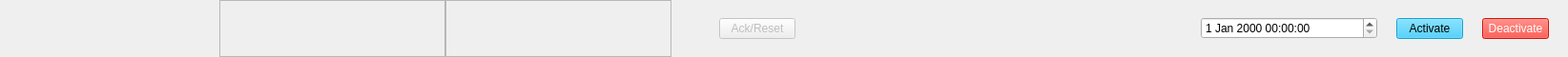
<?xml version="1.0" encoding="UTF-8"?>
<ui version="4.0">
 <class>Form</class>
 <widget class="QWidget" name="Form">
  <property name="geometry">
   <rect>
    <x>0</x>
    <y>0</y>
    <width>1644</width>
    <height>60</height>
   </rect>
  </property>
  <property name="sizePolicy">
   <sizepolicy hsizetype="Preferred" vsizetype="Fixed">
    <horstretch>0</horstretch>
    <verstretch>0</verstretch>
   </sizepolicy>
  </property>
  <property name="minimumSize">
   <size>
    <width>0</width>
    <height>60</height>
   </size>
  </property>
  <property name="maximumSize">
   <size>
    <width>1644</width>
    <height>70</height>
   </size>
  </property>
  <property name="windowTitle">
   <string>Form</string>
  </property>
  <layout class="QHBoxLayout" name="horizontalLayout">
   <property name="spacing">
    <number>0</number>
   </property>
   <property name="leftMargin">
    <number>0</number>
   </property>
   <property name="topMargin">
    <number>0</number>
   </property>
   <property name="rightMargin">
    <number>0</number>
   </property>
   <property name="bottomMargin">
    <number>0</number>
   </property>
   <item>
    <widget class="PyDMLabel" name="DeviceName">
     <property name="enabled">
      <bool>false</bool>
     </property>
     <property name="minimumSize">
      <size>
       <width>150</width>
       <height>0</height>
      </size>
     </property>
     <property name="maximumSize">
      <size>
       <width>150</width>
       <height>16777215</height>
      </size>
     </property>
     <property name="toolTip">
      <string>Item: ${index}</string>
     </property>
     <property name="textInteractionFlags">
      <set>Qt::TextSelectableByMouse</set>
     </property>
     <property name="channel" stdset="0">
      <string>ca://${P}FFO:${FFO}:FF:${FF}:Info:DevName_RBV</string>
     </property>
     <property name="displayFormat" stdset="0">
      <enum>PyDMLabel::String</enum>
     </property>
    </widget>
   </item>
   <item>
    <widget class="PyDMLabel" name="TypeCode">
     <property name="enabled">
      <bool>false</bool>
     </property>
     <property name="minimumSize">
      <size>
       <width>80</width>
       <height>0</height>
      </size>
     </property>
     <property name="maximumSize">
      <size>
       <width>80</width>
       <height>16777215</height>
      </size>
     </property>
     <property name="toolTip">
      <string/>
     </property>
     <property name="textInteractionFlags">
      <set>Qt::TextSelectableByMouse</set>
     </property>
     <property name="channel" stdset="0">
      <string>ca://${P}FFO:${FFO}:FF:${FF}:Info:TypeCode_RBV</string>
     </property>
     <property name="displayFormat" stdset="0">
      <enum>PyDMLabel::Hex</enum>
     </property>
    </widget>
   </item>
   <item>
    <widget class="QScrollArea" name="scrollArea">
     <property name="minimumSize">
      <size>
       <width>0</width>
       <height>0</height>
      </size>
     </property>
     <property name="maximumSize">
      <size>
       <width>277</width>
       <height>16777215</height>
      </size>
     </property>
     <property name="verticalScrollBarPolicy">
      <enum>Qt::ScrollBarAsNeeded</enum>
     </property>
     <property name="horizontalScrollBarPolicy">
      <enum>Qt::ScrollBarAsNeeded</enum>
     </property>
     <property name="widgetResizable">
      <bool>true</bool>
     </property>
     <widget class="QWidget" name="scrollAreaWidgetContents">
      <property name="geometry">
       <rect>
        <x>0</x>
        <y>0</y>
        <width>234</width>
        <height>58</height>
       </rect>
      </property>
      <layout class="QVBoxLayout" name="verticalLayout">
       <property name="spacing">
        <number>0</number>
       </property>
       <property name="leftMargin">
        <number>0</number>
       </property>
       <property name="topMargin">
        <number>0</number>
       </property>
       <property name="rightMargin">
        <number>0</number>
       </property>
       <property name="bottomMargin">
        <number>0</number>
       </property>
       <item>
        <widget class="PyDMLabel" name="Path">
         <property name="enabled">
          <bool>false</bool>
         </property>
         <property name="sizePolicy">
          <sizepolicy hsizetype="Preferred" vsizetype="Preferred">
           <horstretch>0</horstretch>
           <verstretch>0</verstretch>
          </sizepolicy>
         </property>
         <property name="toolTip">
          <string/>
         </property>
         <property name="textFormat">
          <enum>Qt::AutoText</enum>
         </property>
         <property name="wordWrap">
          <bool>true</bool>
         </property>
         <property name="textInteractionFlags">
          <set>Qt::TextSelectableByMouse</set>
         </property>
         <property name="channel" stdset="0">
          <string>ca://${P}FFO:${FFO}:FF:${FF}:Info:Path_RBV</string>
         </property>
         <property name="displayFormat" stdset="0">
          <enum>PyDMLabel::String</enum>
         </property>
        </widget>
       </item>
      </layout>
     </widget>
    </widget>
   </item>
   <item>
    <widget class="QScrollArea" name="scrollArea_2">
     <property name="minimumSize">
      <size>
       <width>0</width>
       <height>0</height>
      </size>
     </property>
     <property name="maximumSize">
      <size>
       <width>277</width>
       <height>16777215</height>
      </size>
     </property>
     <property name="verticalScrollBarPolicy">
      <enum>Qt::ScrollBarAsNeeded</enum>
     </property>
     <property name="horizontalScrollBarPolicy">
      <enum>Qt::ScrollBarAsNeeded</enum>
     </property>
     <property name="widgetResizable">
      <bool>true</bool>
     </property>
     <widget class="QWidget" name="scrollAreaWidgetContents_2">
      <property name="geometry">
       <rect>
        <x>0</x>
        <y>0</y>
        <width>234</width>
        <height>58</height>
       </rect>
      </property>
      <layout class="QVBoxLayout" name="verticalLayout_2">
       <property name="spacing">
        <number>0</number>
       </property>
       <property name="leftMargin">
        <number>0</number>
       </property>
       <property name="topMargin">
        <number>0</number>
       </property>
       <property name="rightMargin">
        <number>0</number>
       </property>
       <property name="bottomMargin">
        <number>0</number>
       </property>
       <item>
        <widget class="PyDMLabel" name="Desc">
         <property name="enabled">
          <bool>false</bool>
         </property>
         <property name="sizePolicy">
          <sizepolicy hsizetype="Minimum" vsizetype="Minimum">
           <horstretch>0</horstretch>
           <verstretch>0</verstretch>
          </sizepolicy>
         </property>
         <property name="toolTip">
          <string/>
         </property>
         <property name="wordWrap">
          <bool>true</bool>
         </property>
         <property name="textInteractionFlags">
          <set>Qt::TextSelectableByMouse</set>
         </property>
         <property name="channel" stdset="0">
          <string>ca://${P}FFO:${FFO}:FF:${FF}:Info:Desc_RBV</string>
         </property>
         <property name="displayFormat" stdset="0">
          <enum>PyDMLabel::String</enum>
         </property>
        </widget>
       </item>
      </layout>
     </widget>
    </widget>
   </item>
   <item>
    <widget class="PyDMByteIndicator" name="FFOk">
     <property name="enabled">
      <bool>false</bool>
     </property>
     <property name="minimumSize">
      <size>
       <width>50</width>
       <height>16</height>
      </size>
     </property>
     <property name="maximumSize">
      <size>
       <width>50</width>
       <height>32</height>
      </size>
     </property>
     <property name="toolTip">
      <string/>
     </property>
     <property name="channel" stdset="0">
      <string>ca://${P}FFO:${FFO}:FF:${FF}:OK_RBV</string>
     </property>
     <property name="offColor" stdset="0">
      <color>
       <red>255</red>
       <green>100</green>
       <blue>103</blue>
      </color>
     </property>
     <property name="showLabels" stdset="0">
      <bool>false</bool>
     </property>
     <property name="circles" stdset="0">
      <bool>true</bool>
     </property>
    </widget>
   </item>
   <item>
    <widget class="PyDMPushButton" name="PyDMPushButton">
     <property name="enabled">
      <bool>false</bool>
     </property>
     <property name="minimumSize">
      <size>
       <width>80</width>
       <height>0</height>
      </size>
     </property>
     <property name="maximumSize">
      <size>
       <width>80</width>
       <height>16777215</height>
      </size>
     </property>
     <property name="toolTip">
      <string/>
     </property>
     <property name="text">
      <string>Ack/Reset</string>
     </property>
     <property name="channel" stdset="0">
      <string>ca://${P}FFO:${FFO}:FF:${FF}:Reset</string>
     </property>
     <property name="pressValue" stdset="0">
      <string>1</string>
     </property>
    </widget>
   </item>
   <item>
    <widget class="PyDMByteIndicator" name="FFBeamOk">
     <property name="enabled">
      <bool>false</bool>
     </property>
     <property name="minimumSize">
      <size>
       <width>80</width>
       <height>32</height>
      </size>
     </property>
     <property name="maximumSize">
      <size>
       <width>80</width>
       <height>32</height>
      </size>
     </property>
     <property name="toolTip">
      <string/>
     </property>
     <property name="channel" stdset="0">
      <string>ca://${P}FFO:${FFO}:FF:${FF}:BeamPermitted_RBV</string>
     </property>
     <property name="offColor" stdset="0">
      <color>
       <red>255</red>
       <green>103</green>
       <blue>106</blue>
      </color>
     </property>
     <property name="showLabels" stdset="0">
      <bool>false</bool>
     </property>
     <property name="circles" stdset="0">
      <bool>true</bool>
     </property>
    </widget>
   </item>
   <item>
    <widget class="PyDMByteIndicator" name="VetoIndicator">
     <property name="enabled">
      <bool>false</bool>
     </property>
     <property name="minimumSize">
      <size>
       <width>80</width>
       <height>32</height>
      </size>
     </property>
     <property name="maximumSize">
      <size>
       <width>80</width>
       <height>32</height>
      </size>
     </property>
     <property name="toolTip">
      <string/>
     </property>
     <property name="alarmSensitiveContent" stdset="0">
      <bool>false</bool>
     </property>
     <property name="alarmSensitiveBorder" stdset="0">
      <bool>true</bool>
     </property>
     <property name="PyDMToolTip" stdset="0">
      <string/>
     </property>
     <property name="channel" stdset="0">
      <string>ca://${P}FFO:${FFO}:EnableVeto_RBV</string>
     </property>
     <property name="onColor" stdset="0">
      <color>
       <red>0</red>
       <green>150</green>
       <blue>255</blue>
      </color>
     </property>
     <property name="showLabels" stdset="0">
      <bool>false</bool>
     </property>
     <property name="bigEndian" stdset="0">
      <bool>false</bool>
     </property>
     <property name="circles" stdset="0">
      <bool>true</bool>
     </property>
     <property name="numBits" stdset="0">
      <number>1</number>
     </property>
     <property name="shift" stdset="0">
      <number>0</number>
     </property>
     <property name="labels" stdset="0">
      <stringlist>
       <string>Bit 0</string>
      </stringlist>
     </property>
    </widget>
   </item>
   <item>
    <widget class="PyDMByteIndicator" name="BypassIndicator">
     <property name="enabled">
      <bool>false</bool>
     </property>
     <property name="minimumSize">
      <size>
       <width>80</width>
       <height>32</height>
      </size>
     </property>
     <property name="maximumSize">
      <size>
       <width>80</width>
       <height>32</height>
      </size>
     </property>
     <property name="toolTip">
      <string/>
     </property>
     <property name="channel" stdset="0">
      <string>ca://${P}FFO:${FFO}:FF:${FF}:Ovrd:Active_RBV</string>
     </property>
     <property name="onColor" stdset="0">
      <color>
       <red>246</red>
       <green>237</green>
       <blue>0</blue>
      </color>
     </property>
     <property name="showLabels" stdset="0">
      <bool>false</bool>
     </property>
     <property name="circles" stdset="0">
      <bool>true</bool>
     </property>
    </widget>
   </item>
   <item>
    <layout class="QVBoxLayout" name="verticalLayout_3">
     <item>
      <widget class="PyDMDateTimeLabel" name="OverrideStartDate">
       <property name="minimumSize">
        <size>
         <width>185</width>
         <height>0</height>
        </size>
       </property>
       <property name="maximumSize">
        <size>
         <width>185</width>
         <height>16777215</height>
        </size>
       </property>
       <property name="toolTip">
        <string/>
       </property>
       <property name="alignment">
        <set>Qt::AlignCenter</set>
       </property>
       <property name="channel" stdset="0">
        <string>ca://${P}FFO:${FFO}:FF:${FF}:Ovrd:StartDT_RBV</string>
       </property>
       <property name="timeBase" stdset="0">
        <enum>PyDMDateTimeLabel::Seconds</enum>
       </property>
       <property name="relative" stdset="0">
        <bool>false</bool>
       </property>
      </widget>
     </item>
     <item>
      <widget class="PyDMDateTimeLabel" name="ExpirationShow">
       <property name="minimumSize">
        <size>
         <width>185</width>
         <height>0</height>
        </size>
       </property>
       <property name="maximumSize">
        <size>
         <width>185</width>
         <height>16777215</height>
        </size>
       </property>
       <property name="toolTip">
        <string/>
       </property>
       <property name="alignment">
        <set>Qt::AlignCenter</set>
       </property>
       <property name="channel" stdset="0">
        <string>ca://${P}FFO:${FFO}:FF:${FF}:Ovrd:Expiration_RBV</string>
       </property>
       <property name="timeBase" stdset="0">
        <enum>PyDMDateTimeLabel::Seconds</enum>
       </property>
       <property name="relative" stdset="0">
        <bool>false</bool>
       </property>
      </widget>
     </item>
    </layout>
   </item>
   <item>
    <widget class="PyDMDateTimeEdit" name="ExpirationSelect">
     <property name="minimumSize">
      <size>
       <width>185</width>
       <height>0</height>
      </size>
     </property>
     <property name="maximumSize">
      <size>
       <width>185</width>
       <height>16777215</height>
      </size>
     </property>
     <property name="toolTip">
      <string/>
     </property>
     <property name="alarmSensitiveBorder" stdset="0">
      <bool>false</bool>
     </property>
     <property name="channel" stdset="0">
      <string>ca://${P}FFO:${FFO}:FF:${FF}:Ovrd:Expiration</string>
     </property>
     <property name="timeBase" stdset="0">
      <enum>PyDMDateTimeEdit::Seconds</enum>
     </property>
     <property name="relative" stdset="0">
      <bool>false</bool>
     </property>
     <property name="blockPastDate" stdset="0">
      <bool>true</bool>
     </property>
    </widget>
   </item>
   <item>
    <spacer name="horizontalSpacer">
     <property name="orientation">
      <enum>Qt::Horizontal</enum>
     </property>
     <property name="sizeType">
      <enum>QSizePolicy::Fixed</enum>
     </property>
     <property name="sizeHint" stdset="0">
      <size>
       <width>20</width>
       <height>20</height>
      </size>
     </property>
    </spacer>
   </item>
   <item>
    <widget class="PyDMPushButton" name="BypassActivate">
     <property name="enabled">
      <bool>false</bool>
     </property>
     <property name="minimumSize">
      <size>
       <width>70</width>
       <height>0</height>
      </size>
     </property>
     <property name="maximumSize">
      <size>
       <width>60</width>
       <height>16777215</height>
      </size>
     </property>
     <property name="toolTip">
      <string/>
     </property>
     <property name="styleSheet">
      <string notr="true">background-color: rgb(24, 197, 255);
color: rgb(0, 0, 0);</string>
     </property>
     <property name="text">
      <string>Activate</string>
     </property>
     <property name="channel" stdset="0">
      <string>ca://${P}FFO:${FFO}:FF:${FF}:Ovrd:Activate</string>
     </property>
     <property name="pressValue" stdset="0">
      <string>1</string>
     </property>
    </widget>
   </item>
   <item>
    <spacer name="horizontalSpacer_3">
     <property name="orientation">
      <enum>Qt::Horizontal</enum>
     </property>
     <property name="sizeType">
      <enum>QSizePolicy::Fixed</enum>
     </property>
     <property name="sizeHint" stdset="0">
      <size>
       <width>20</width>
       <height>20</height>
      </size>
     </property>
    </spacer>
   </item>
   <item>
    <widget class="PyDMPushButton" name="BypassDeactivate">
     <property name="enabled">
      <bool>false</bool>
     </property>
     <property name="minimumSize">
      <size>
       <width>70</width>
       <height>0</height>
      </size>
     </property>
     <property name="maximumSize">
      <size>
       <width>60</width>
       <height>16777215</height>
      </size>
     </property>
     <property name="toolTip">
      <string/>
     </property>
     <property name="styleSheet">
      <string notr="true">background-color: rgb(252, 24, 10);
color: rgb(255, 255, 255)</string>
     </property>
     <property name="text">
      <string>Deactivate</string>
     </property>
     <property name="channel" stdset="0">
      <string>ca://${P}FFO:${FFO}:FF:${FF}:Ovrd:Deactivate</string>
     </property>
     <property name="pressValue" stdset="0">
      <string>1</string>
     </property>
    </widget>
   </item>
   <item>
    <spacer name="horizontalSpacer_2">
     <property name="orientation">
      <enum>Qt::Horizontal</enum>
     </property>
     <property name="sizeType">
      <enum>QSizePolicy::Fixed</enum>
     </property>
     <property name="sizeHint" stdset="0">
      <size>
       <width>20</width>
       <height>20</height>
      </size>
     </property>
    </spacer>
   </item>
  </layout>
 </widget>
 <customwidgets>
  <customwidget>
   <class>PyDMLabel</class>
   <extends>QLabel</extends>
   <header>pydm.widgets.label</header>
  </customwidget>
  <customwidget>
   <class>PyDMByteIndicator</class>
   <extends>QWidget</extends>
   <header>pydm.widgets.byte</header>
  </customwidget>
  <customwidget>
   <class>PyDMDateTimeEdit</class>
   <extends>QDateTimeEdit</extends>
   <header>pydm.widgets.datetime</header>
  </customwidget>
  <customwidget>
   <class>PyDMDateTimeLabel</class>
   <extends>QLabel</extends>
   <header>pydm.widgets.datetime</header>
  </customwidget>
  <customwidget>
   <class>PyDMPushButton</class>
   <extends>QPushButton</extends>
   <header>pydm.widgets.pushbutton</header>
  </customwidget>
 </customwidgets>
 <resources/>
 <connections/>
</ui>
